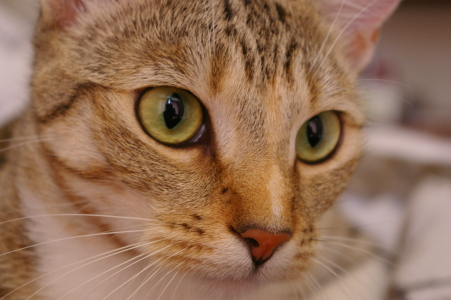
#> input picture kedi.png, 451 x 300 px
$ jupyter execute Odev1_Shohrat_Merdanov_1.ipynb
#> lines starting #> are read from the running program, lines starting #| are printed output that depends on the picture; long printed decimals are rounded
# Ödev 1 – Makine Algılaması ve Veri Temsili

**Ad Soyad:** Shohrat Merdanov
**Öğrenci No:** _[250121049]_
**Ders:** Makine Öğrenmesi – Hafta 2

---

**Amaç:** Bir yapay zeka sisteminin çevreden aldığı görüntü verisinin bilgisayarda nasıl temsil edildiğini görmek; görüntünün boyutunu, kanal bilgisini ve temel piksel istatistiklerini incelemek.

**Seçilen görüntü:** `kedi.png` – scikit-image kütüphanesiyle birlikte gelen, serbestçe kullanılabilen "Chelsea" adlı kedi fotoğrafı.
**Neden bu görüntü?** Tek ve belirgin bir nesne (kedi) içeriyor, renkli (RGB) ve boyutu küçük. Bu yüzden hem kanal yapısını hem de "bir sınıflandırma modeli bu görüntüden ne öğrenir?" sorusunu açıklamak için çok uygun. Ayrıca kütüphaneden geldiği için notebook her bilgisayarda aynı sonucu verir.

## 1. Kütüphanelerin Yüklenmesi

[cell 1]
import os
import numpy as np
import matplotlib.pyplot as plt
from PIL import Image
from skimage import data  # örnek görüntü için (Colab'da hazır yüklü gelir)

print("NumPy sürümü :", np.__version__)
print("Pillow sürümü:", Image.__version__)

## 2. Görüntü Dosyasının Yüklenmesi ve Açılması

Aşağıdaki hücre çalışma klasöründe `kedi.png` dosyasını arar:
- Dosyayı Colab'a sol menüdeki **Dosyalar** bölümünden yüklediyseniz o dosya açılır.
- Dosya yoksa aynı fotoğraf scikit-image kütüphanesinden alınıp `kedi.png` olarak kaydedilir; böylece notebook her durumda **hatasız** çalışır.

Görüntü daha sonra Pillow (`Image.open`) ile bir dosya olarak açılır.

[cell 2]
DOSYA_ADI = "kedi.png"

# Kendi bilgisayarınızdan dosya seçmek isterseniz aşağıdaki iki satırın başındaki # işaretini kaldırın:
# from google.colab import files
# yuklenen = files.upload(); DOSYA_ADI = list(yuklenen.keys())[0]

if not os.path.exists(DOSYA_ADI):
    Image.fromarray(data.chelsea()).save(DOSYA_ADI)
    print(f"'{DOSYA_ADI}' bulunamadı, örnek görüntü kaydedildi.")

img = Image.open(DOSYA_ADI).convert("RGB")
#> img is the input picture: PIL image 451x300 RGB; mean R, G, B 147.7, 111.4, 86.8
print("Dosya         :", DOSYA_ADI)
print("Dosya boyutu  :", round(os.path.getsize(DOSYA_ADI) / 1024, 1), "KB")
print("Pillow modu   :", img.mode)
#| Pillow modu   : RGB

plt.figure(figsize=(7, 5))
plt.imshow(img)
plt.title("Orijinal (renkli) görüntü")
plt.axis("off")
plt.show()

## 3. Genişlik, Yükseklik ve Kanal Sayısı

Görüntüyü NumPy dizisine çevirdiğimizde bilgisayarın onu aslında **sayılardan oluşan bir tablo** olarak gördüğünü fark ederiz. Dizinin şekli `(yükseklik, genişlik, kanal)` biçimindedir.

[cell 3]
arr = np.array(img)

yukseklik, genislik, kanal = arr.shape
#> yukseklik = 300; genislik = 451; kanal = 3
print("Dizi şekli (shape) :", arr.shape)
#| Dizi şekli (shape) : (300, 451, 3)
print("Genişlik           :", genislik, "piksel")
#| Genişlik           : 451 piksel
print("Yükseklik          :", yukseklik, "piksel")
#| Yükseklik          : 300 piksel
print("Kanal sayısı       :", kanal, "(R, G, B)")
#| Kanal sayısı       : 3 (R, G, B)
print("Veri tipi (dtype)  :", arr.dtype, "-> her değer 0-255 arasında bir tam sayı")
#| Veri tipi (dtype)  : uint8 -> her değer 0-255 arasında bir tam sayı
print("Toplam piksel      :", genislik * yukseklik)
#| Toplam piksel      : 135300
print("Toplam sayı (girdi):", arr.size, "= genişlik x yükseklik x kanal")
#| Toplam sayı (girdi): 405900 = genişlik x yükseklik x kanal

### Ek: Bir pikselin ve küçük bir bölgenin sayısal karşılığı
Tek bir piksel 3 sayıdan (kırmızı, yeşil, mavi) oluşur. Aşağıda görüntünün ortasındaki pikselin değerleri ve 5x5'lik küçük bir bölgenin kırmızı kanalı gösterilmiştir.

[cell 4]
orta_y, orta_x = yukseklik // 2, genislik // 2
#> orta_y = 150; orta_x = 225
print(f"({orta_y}, {orta_x}) konumundaki pikselin [R, G, B] değeri:", arr[orta_y, orta_x])
#| (150, 225) konumundaki pikselin [R, G, B] değeri: [190 150 124]
print("\nAynı bölgedeki 5x5 piksellik alanın kırmızı (R) kanalı:")
print(arr[orta_y:orta_y + 5, orta_x:orta_x + 5, 0])
#| [[190 190 189 188 193]
#|  [192 186 174 192 201]
#|  [163 174 197 194 196]
#|  [180 194 189 192 194]
#|  [183 192 196 188 187]]

### Ek: Kanalların ayrı ayrı gösterimi
Renkli görüntü aslında üst üste konmuş üç ayrı gri tablodan oluşur.

[cell 5]
fig, axes = plt.subplots(1, 3, figsize=(14, 4))
for i, (ad, cmap) in enumerate([("Kırmızı (R)", "Reds"), ("Yeşil (G)", "Greens"), ("Mavi (B)", "Blues")]):
    axes[i].imshow(arr[:, :, i], cmap=cmap)
    axes[i].set_title(f"{ad} kanalı")
    axes[i].axis("off")
plt.tight_layout()
plt.show()
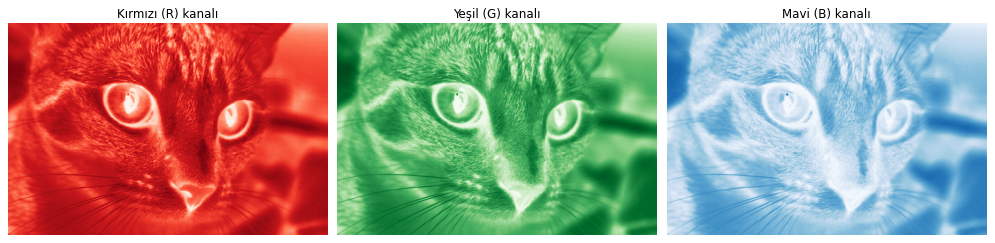
#> figure drawn by matplotlib, 3 panels

## 4. Gri Tona Dönüştürme

Pillow'un `convert("L")` fonksiyonu her pikseli şu formülle tek bir parlaklık değerine indirger (ITU-R 601-2):

$$L = 0.299\,R + 0.587\,G + 0.114\,B$$

Böylece 3 kanal 1 kanala düşer ve modele verilecek sayı miktarı üçte birine iner.

[cell 6]
gri = img.convert("L")
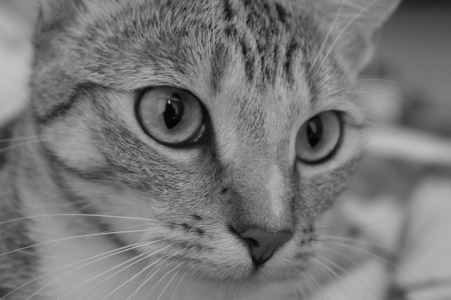
#> gri: PIL image 451x300 L; min 4, max 194, mean 119.5
gri_arr = np.array(gri)
print("Gri ton dizi şekli:", gri_arr.shape, "-> artık tek kanal")
#| Gri ton dizi şekli: (300, 451) -> artık tek kanal
print("Renkli girdi sayısı:", arr.size, "| Gri girdi sayısı:", gri_arr.size)
#| Renkli girdi sayısı: 405900 | Gri girdi sayısı: 135300

fig, axes = plt.subplots(1, 2, figsize=(13, 5))
axes[0].imshow(img);                       axes[0].set_title("Renkli (RGB, 3 kanal)"); axes[0].axis("off")
axes[1].imshow(gri_arr, cmap="gray", vmin=0, vmax=255); axes[1].set_title("Gri ton (L, 1 kanal)");  axes[1].axis("off")
plt.tight_layout()
plt.show()
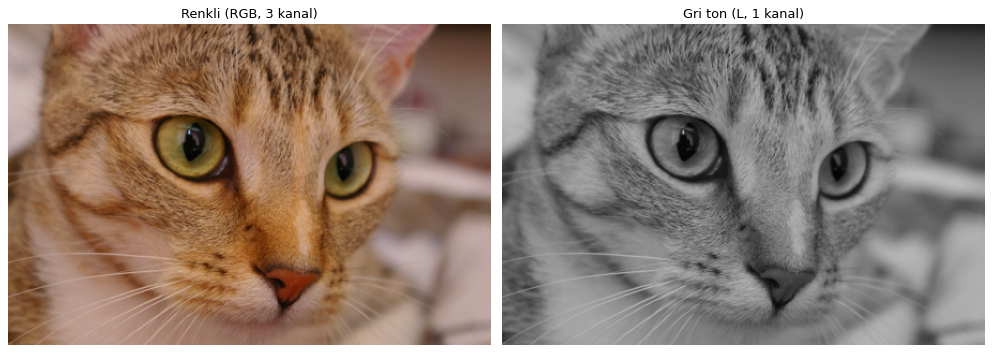
#> figure drawn by matplotlib, 2 panels

## 5. Temel Piksel İstatistikleri

Ortalama, minimum ve maksimum değerler hem gri ton görüntü hem de her renk kanalı için hesaplanmıştır.

[cell 7]
print("=== Gri ton görüntü ===")
print(f"Ortalama : {gri_arr.mean():.2f}")
#| Ortalama : 119.48
print(f"Minimum  : {gri_arr.min()}")
#| Minimum  : 4
print(f"Maksimum : {gri_arr.max()}")
#| Maksimum : 194
print(f"Std. sapma: {gri_arr.std():.2f}")
#| Std. sapma: 32.12

print("\n=== Renk kanalları ===")
print(f"{'Kanal':<6}{'Ortalama':>10}{'Min':>6}{'Maks':>6}")
for i, ad in enumerate(["R", "G", "B"]):
    k = arr[:, :, i]
    print(f"{ad:<6}{k.mean():>10.2f}{k.min():>6}{k.max():>6}")
#> this loop made 3 passes
#| R         147.67     2   215
#| G         111.44     4   189
#| B          86.80     0   231
#> pass 1, `k = arr[:, :, i]`:
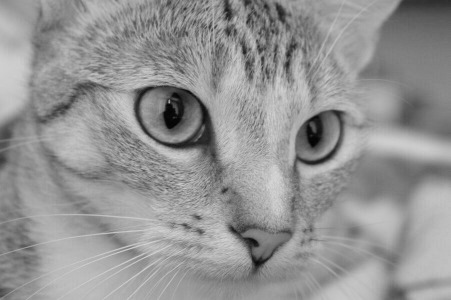
#> k: shape (300, 451); min 2, max 215, mean 147.7
#> pass 3, `k = arr[:, :, i]`:
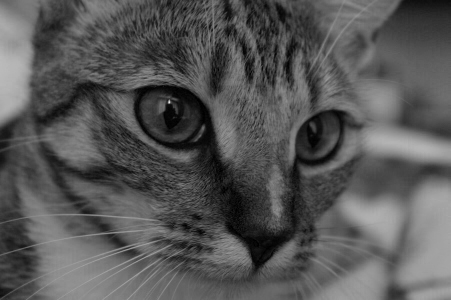
#> k: shape (300, 451); min 0, max 231, mean 86.8

### Ek: Gri ton histogramı
Histogram, hangi parlaklık değerlerinin görüntüde ne kadar sık geçtiğini gösterir. Kırmızı çizgi ortalamayı işaret eder.

[cell 8]
plt.figure(figsize=(9, 4))
plt.hist(gri_arr.ravel(), bins=256, range=(0, 255), color="gray")
plt.axvline(gri_arr.mean(), color="red", linestyle="--", label=f"Ortalama = {gri_arr.mean():.1f}")
plt.title("Gri ton piksel değerlerinin dağılımı")
plt.xlabel("Piksel değeri (0 = siyah, 255 = beyaz)")
plt.ylabel("Piksel sayısı")
plt.legend()
plt.show()
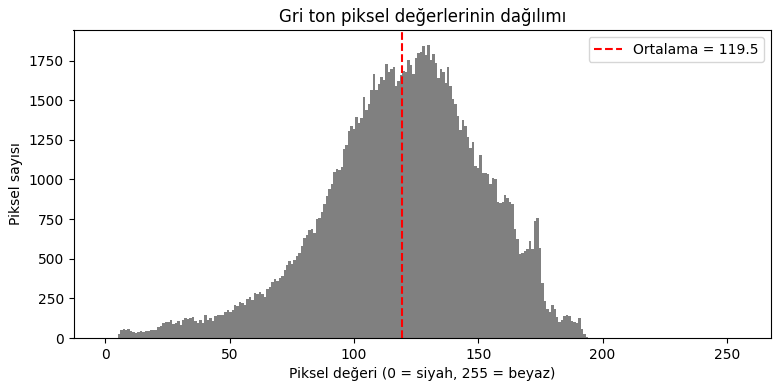
#> figure drawn by matplotlib, 1 panel; tallest bar 1850 high, from x = 129.5 to 130.5

### Ek: Modele girmeden önceki hazırlık (normalizasyon)
Modeller genellikle 0-255 yerine 0-1 aralığındaki sayılarla daha kararlı öğrenir. Aşağıda görüntü hem ölçeklendirilmiş hem de tek satırlık bir girdi vektörüne dönüştürülmüştür.

[cell 9]
girdi = gri_arr.astype(np.float32) / 255.0
vektor = girdi.flatten()
print("Normalize edilmiş aralık :", vektor.min(), "-", vektor.max())
#| Normalize edilmiş aralık : 0.01569 - 0.7608
print("Düzleştirilmiş vektör boyu:", vektor.shape[0], "sayı")
#| Düzleştirilmiş vektör boyu: 135300 sayı
print("İlk 10 değer             :", np.round(vektor[:10], 3))
#| İlk 10 değer             : [0.49  0.49  0.482 0.482 0.482 0.482 0.482 0.49  0.494 0.498]
